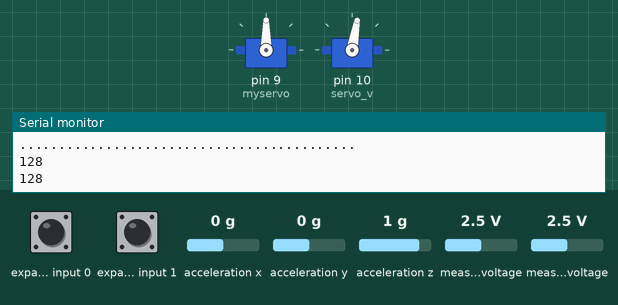
Recording of a sketch running on a simulated Arduino Uno, built with avr-gcc and run on an emulated ATmega328P. Shown: 2 × servo, the last lines printed to the serial monitor. Wiring (inferred from the names in the program): Wii Nunchuk at I2C address 0x52. The test bench sets the inputs (shaded band); at power-on: measured voltage 2.5 V, expander input 0 HIGH, expander input 1 HIGH, acceleration x 0 g, acceleration y 0 g, acceleration z 1 g.

Above: at 1.4 s.
1.5 s: measured voltage (sensor 200) set to 0.1 V
At 2.0 s:
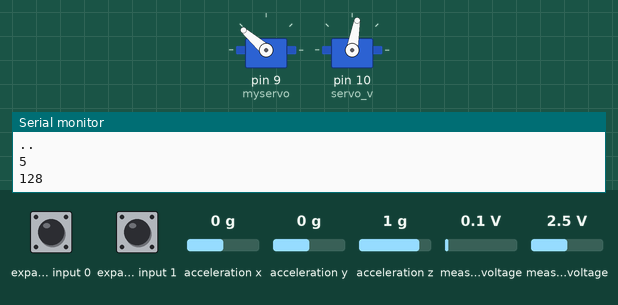
3.0 s: measured voltage (sensor 201) set to 1.2 V
At 3.9 s:
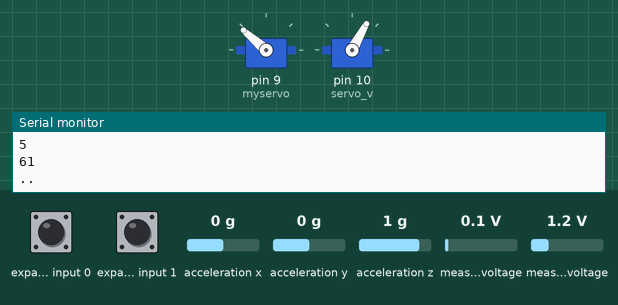
4.5 s: measured voltage (sensor 200) set to 1.2 V
At 5.2 s:
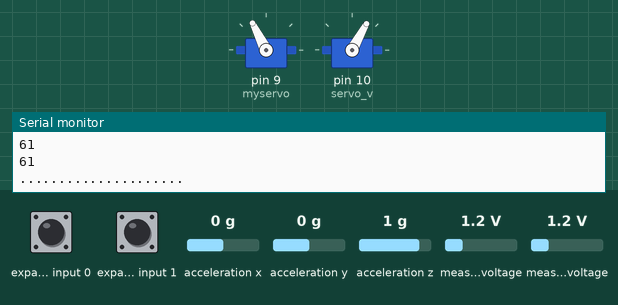
6.0 s: measured voltage (sensor 201) set to 2.5 V
At 7.2 s:
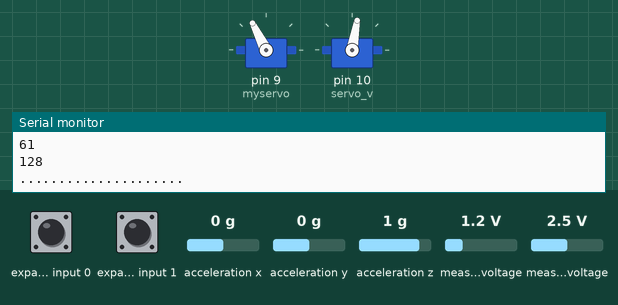
7.5 s: measured voltage (sensor 200) set to 3.8 V
At 8.5 s:
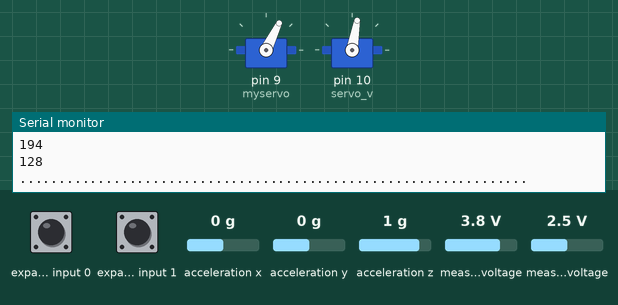
9.0 s: measured voltage (sensor 201) set to 4.9 V
At 9.9 s:
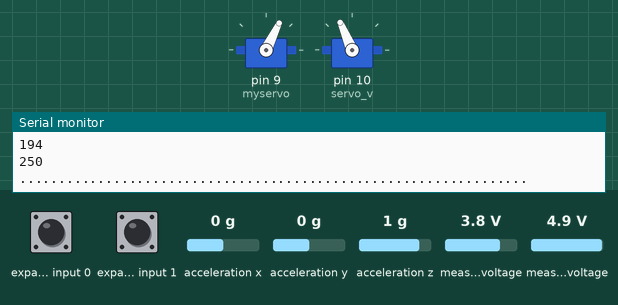
Timing chart, 0 to 11.5 s (numbered marks = the images above; inputs shaded):
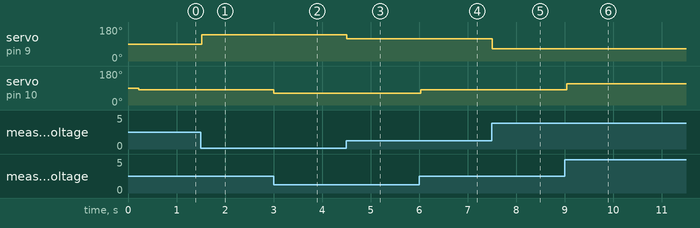

Measured:
- after the input at 1.5 s, servo on pin 9 (myservo): 90° → 139° at once
- after the input at 3.0 s, servo on pin 10 (servo_v): 80° → 61° at once
- after the input at 4.5 s, servo on pin 9 (myservo): 139° → 117° at once
- after the input at 6.0 s, servo on pin 10 (servo_v): 61° → 80° at once
- after the input at 7.5 s, servo on pin 9 (myservo): 117° → 64° at once
- after the input at 9.0 s, servo on pin 10 (servo_v): 80° → 113° after 0.05 s

The sketch:

nunchuk_v1_servo.ino
```cpp
#include <Wire.h>
#include <Servo.h>
Servo myservo;
Servo servo_v;
int pos_h = 0;
int pos_v = 0;

uint8_t cnt;
uint8_t input_raw[6];
uint8_t numi;
uint8_t print_setup=0;
void setup() {

  delay(200);
  Serial.begin(9600);
  myservo.attach(9);
  servo_v.attach(10);
  nbegin();
  nupdate();
//  ncalibrateJoy();
}

void loop() {
  delay(20);
  nupdate();
 // delay(500);
 // Serial.println("---------------------");
 // Serial.println(input_raw[0]);
 pos_h = input_raw[0];
 pos_v = input_raw[1];
 Serial.println(pos_h);
 Serial.println(pos_v);

 pos_h = map(pos_h, 0, 255, 140, 40);
 pos_v = map(pos_v, 0, 255, 45, 115);
 //Serial.println(pos);
 myservo.write(pos_h);
 servo_v.write(pos_v);
  print_graph();
}


void nbegin()
        {
            Wire.begin();
            cnt = 0;
            Wire.beginTransmission(0x52);	// device address
            Wire.write(0xF0);
            Wire.write(0x55);
            Wire.endTransmission();
            delay(1);
            Wire.beginTransmission(0x52);
            Wire.write(0xFB);
            Wire.write((uint8_t)0x00);

            Wire.endTransmission();
            nupdate();
            }


        void nupdate() {

 Wire.requestFrom (0x52, 6);	// request data from nunchuck
            while (Wire.available ()) {
                // receive byte as an integer
                numi=Wire.read();
                //Serial.print(cnt);
                //Serial.print(": ");
                //Serial.println(numi);//status[cnt] = _nunchuk_decode_byte (Wire.read()); //
                input_raw[cnt]=numi;
                cnt++;
            }
            if (cnt > 5) {
                nsend_zero(); // send the request for next bytes

            }
        }

void nsend_zero()
        {
            Wire.beginTransmission (0x52);	// transmit to device 0x52
            Wire.write ((uint8_t)0x00);		// sends one byte
            Wire.endTransmission ();	// stop transmitting
            cnt=0;
        }

void print_graph(){
uint8_t x = input_raw[print_setup];
for (int i=0; i<=(x/3); i++){
  Serial.print(".");
}
Serial.println(" ");

}
```
